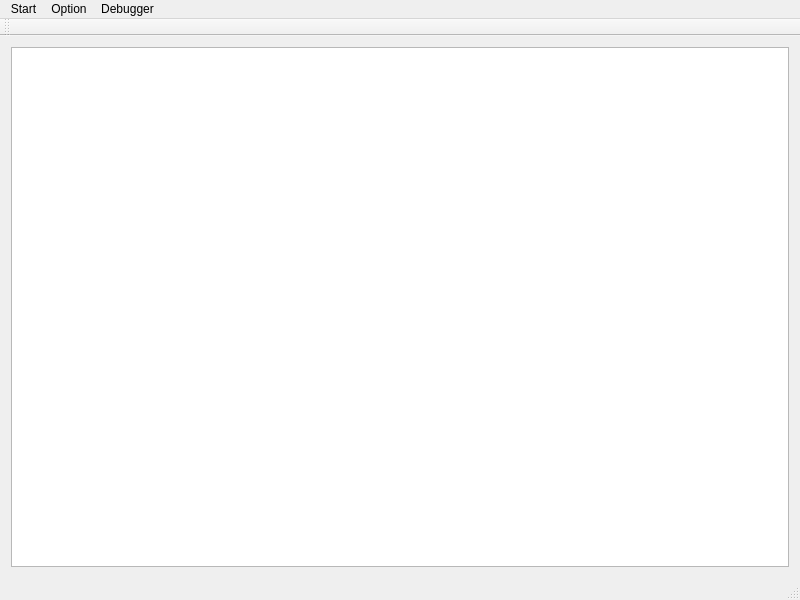
<?xml version="1.0" encoding="UTF-8"?>
<ui version="4.0">
 <class>MainWindow</class>
 <widget class="QMainWindow" name="MainWindow">
  <property name="geometry">
   <rect>
    <x>0</x>
    <y>0</y>
    <width>800</width>
    <height>600</height>
   </rect>
  </property>
  <property name="sizePolicy">
   <sizepolicy hsizetype="Fixed" vsizetype="Fixed">
    <horstretch>0</horstretch>
    <verstretch>0</verstretch>
   </sizepolicy>
  </property>
  <property name="minimumSize">
   <size>
    <width>800</width>
    <height>600</height>
   </size>
  </property>
  <property name="maximumSize">
   <size>
    <width>1280</width>
    <height>960</height>
   </size>
  </property>
  <property name="windowTitle">
   <string>FCEmulator</string>
  </property>
  <widget class="QWidget" name="centralWidget">
   <layout class="QHBoxLayout" name="horizontalLayout">
    <item>
     <widget class="QGraphicsView" name="graphicsView"/>
    </item>
   </layout>
  </widget>
  <widget class="QMenuBar" name="menuBar">
   <property name="geometry">
    <rect>
     <x>0</x>
     <y>0</y>
     <width>800</width>
     <height>21</height>
    </rect>
   </property>
   <widget class="QMenu" name="StartMenu">
    <property name="title">
     <string>Start</string>
    </property>
    <addaction name="ActionChooseFile"/>
    <addaction name="actionReload"/>
    <addaction name="actionExit"/>
   </widget>
   <widget class="QMenu" name="AboutMenu">
    <property name="title">
     <string>Debugger</string>
    </property>
    <addaction name="actionOpenDebugger"/>
   </widget>
   <widget class="QMenu" name="menuSelect">
    <property name="title">
     <string>Option</string>
    </property>
    <addaction name="actionOpenSound"/>
    <addaction name="separator"/>
    <addaction name="actionSave"/>
    <addaction name="actionLoad"/>
   </widget>
   <addaction name="StartMenu"/>
   <addaction name="menuSelect"/>
   <addaction name="AboutMenu"/>
  </widget>
  <widget class="QToolBar" name="mainToolBar">
   <attribute name="toolBarArea">
    <enum>TopToolBarArea</enum>
   </attribute>
   <attribute name="toolBarBreak">
    <bool>false</bool>
   </attribute>
  </widget>
  <widget class="QStatusBar" name="statusBar"/>
  <action name="ActionChooseFile">
   <property name="text">
    <string>ChooseFile</string>
   </property>
  </action>
  <action name="actionExit">
   <property name="text">
    <string>Exit</string>
   </property>
  </action>
  <action name="actionPause">
   <property name="text">
    <string>暂停游戏</string>
   </property>
  </action>
  <action name="actionContinue">
   <property name="text">
    <string>继续游戏</string>
   </property>
  </action>
  <action name="actionOpenDebugger">
   <property name="text">
    <string>OpenDebugger</string>
   </property>
  </action>
  <action name="actionOpenSound">
   <property name="text">
    <string>TurnOnSound</string>
   </property>
  </action>
  <action name="actionSave">
   <property name="text">
    <string>Save</string>
   </property>
  </action>
  <action name="actionLoad">
   <property name="text">
    <string>Load</string>
   </property>
  </action>
  <action name="actionReload">
   <property name="text">
    <string>Reload</string>
   </property>
  </action>
 </widget>
 <layoutdefault spacing="6" margin="11"/>
 <resources/>
 <connections/>
</ui>
